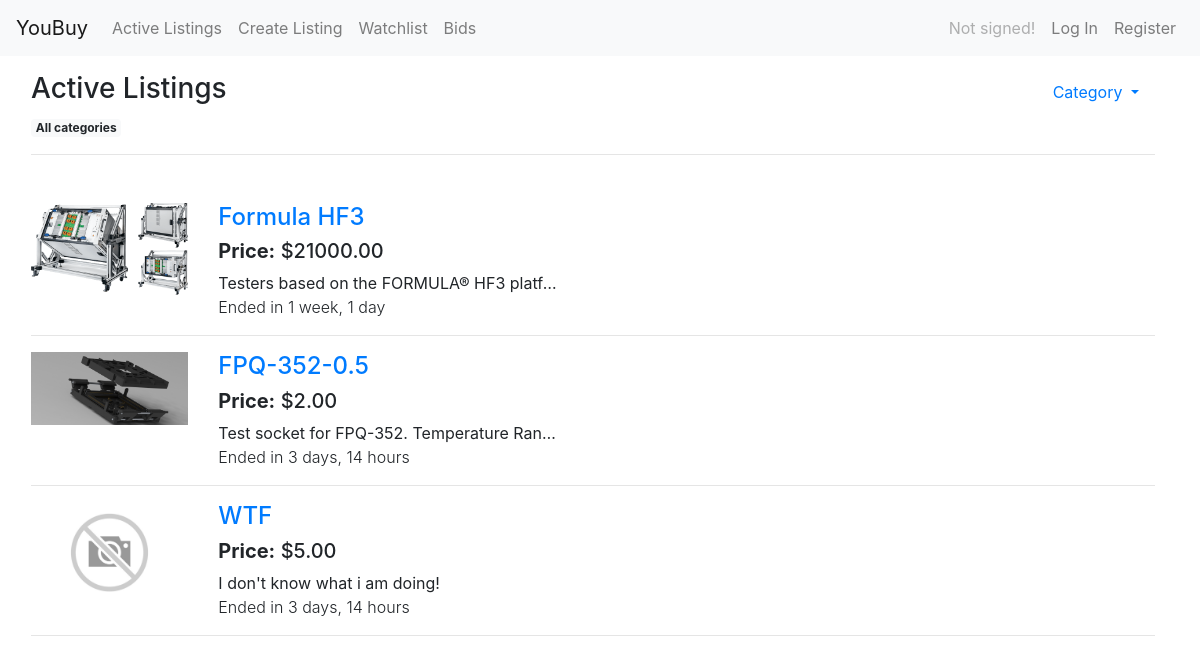
The page / on the database its author committed.
### auctions/models.py (models this page shows, shortened)
class Listing(models.Model):
    CATEGORIES_CHOICES = [
        ("fashion", "Fashion"),
        ("electronics", "Electronics"),
        ("home", "Home"),
        ("hobby", "Hobby"),
        ("toys", "Toys"),
        ("other", "Other")
    ]
    title = models.CharField(max_length=64)
    description = models.TextField(blank=False)
    category = models.CharField(max_length=64, choices=CATEGORIES_CHOICES)
    start_price = models.DecimalField(max_digits=13, decimal_places=2)
    price = models.DecimalField(max_digits=13, decimal_places=2)
    image = models.ImageField(upload_to=util.user_directory_path, blank=True)
    start_date = models.DateTimeField()
    end_date = models.DateTimeField()
    owner = models.ForeignKey("User", on_delete=models.CASCADE, related_name="listings")

### auctions/views.py (the view)
# urls.py: path("", views.index, name="index"),
def index(request):
    return listings_view(request)

### auctions/views.py (called while the page is built)
def listings_view(request, category=None):
    if category:
        listings = Listing.objects.filter(category=category, end_date__gt=datetime.now())
    else:
        listings = Listing.objects.filter(end_date__gt=datetime.now())
    return render(request, "auctions/index.html", context={
        "listings": listings,
        "category": category
    })

### auctions/templates/auctions/index.html (shortened to what this page needs)
{% extends "auctions/layout.html" %}
{% block body %}
<div class="container-fluid">
            <div class="row pl-3 pt-3">
                <div class="col">
                    <ul class="nav">
                        <li class="nav-text">
                        <div>
                            <h3>Active Listings
                            </h3>
                            {% if category %}
                            <span class="badge badge-light">{{ category|capfirst  }}</span>
                            {% else%}
                            <span class="badge badge-light">All categories</span>
                            {% endif %}
                        </div>
                        </li>
                        <li class="nav-item dropdown ml-auto">
                                <a class="nav-link dropdown-toggle" data-toggle="dropdown" href="#" role="button" aria-haspopup="true" aria-expanded="false">
                                    Category
                                </a>
                        </li>
                    </ul>
                    <hr>
                </div>
            </div>
            <div class="row pl-3 pt-3">
                <div class="col">
                    {% for listing in listings %}
                    <div class="row my-3">
                        <div class="col-md-3 col-xl-2">
                            <a href="{% url 'listing' listing.id %}" class="href_img">
                                {% if listing.image %}
                                <img src="{{ listing.image.url }}">
                                {% else %}
                                <img src="{{ MEDIA_URL }}/no_image.jpg">
                                {% endif %}
                            </a>
                        </div>
                        <div class="col-md-9 col-xl-4">
                            <div>
                                <h4>
                                    <a href="{% url 'listing' listing.id %}">
                                        {{ listing.title }}
                                    </a>
                                </h4>
                            </div>
                            <div>
                                <h5>
                                    <b>Price:</b> ${{ listing.price }}
                                </h5>
                            </div>
                            <div class="truncated_description">
                                {{ listing.description }}
                            </div>
                            <div>
                                <span class="font-weight-light">Ended in {{ listing.end_date|timeuntil }}</span>
                            </div>
                        </div>
                    </div>
                    <hr>
                    {% empty %}
                    There are no listings yet. You can add new!
                    {% endfor %}
                </div>
            </div>
</div>
{% endblock %}

### auctions/static/auctions/styles.css (style rules this page uses)
img { width: inherit; }
.row { width: inherit; }
.href_img { display: block; width: inherit; }
.truncated_description { width: inherit; white-space: nowrap; overflow: hidden; text-overflow: ellipsis; }

### rows shown on the page
Listing: image (picture), title "Formula HF3", price "21000.00", description "Testers based on the FORMULA® HF3 platf…", end_date "1 week, 1 day"
Listing: image (picture), title "FPQ-352-0.5", price "2.00", description "Test socket for FPQ-352. Temperature Ran…", end_date "3 days, 14 hours"
Listing: title "WTF", price "5.00", description "I don't know what i am doing!", end_date "3 days, 14 hours"
